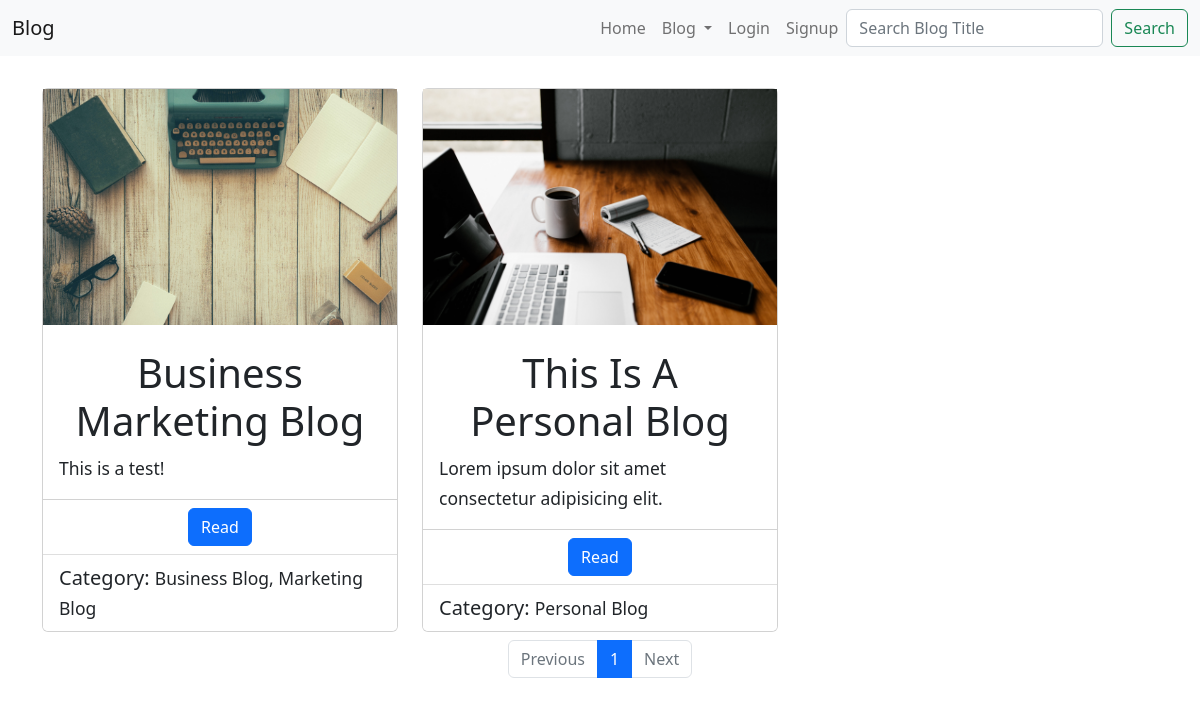
The page /search_following_blog/13/ on the database its author committed.
### post/models.py (models this page shows, shortened)
class Blog(models.Model):
    author=models.ForeignKey(UserProfile, on_delete=models.CASCADE)
    posted_date=models.DateTimeField(auto_now_add=True)
    updated_date=models.DateTimeField(auto_now=True)
    category=MultiSelectField(choices=CATEGORY_CHOICES,
                                 max_choices=4,
                                 max_length=100)
    blog_title=models.CharField(max_length=255, blank=False)
    blog_body=RichTextField(blank=False, null=False)
    summary=models.CharField(
        max_length=255, default="Summary was not provided :(")
    cover_image=models.ImageField(upload_to='covers', blank=True)
    likes=models.ManyToManyField(UserProfile, related_name='likers')
    views = models.ManyToManyField(IpAddress, related_name='views')

### authentication/views.py (the view)
# urls.py: path('search_following_blog/<int:pk>/', views.search_following_blog,name='search_following_blog'),
def search_following_blog(request,pk):
    following_profile = User.objects.get(pk=pk)
    following_user_profile = UserProfile.objects.get(user=following_profile)
    pagination = Paginator(Blog.objects.filter(author=following_user_profile).order_by('-posted_date'),per_page=6)
    try:
        current_page = int(request.GET.get('page',1))
    except:
        messages.error(request,"Page not found!")
        return redirect("post:latest_blogs")
    page_obj = pagination.get_page(current_page)
    page = pagination.page(current_page)
    my_dict = {
        "blogs":page_obj,
        "number_of_pages": pagination.num_pages,
        "pagination" : pagination,
        "page_has_next":page.has_next(),
        "page_has_previous":page.has_previous(),
        "current_page":current_page,
        "page_range": pagination.get_elided_page_range(current_page, on_each_side=3, on_ends=2)
    }
    return render(request,'post/latest_blogs.html',context=my_dict)

### templates/post/latest_blogs.html (shortened to what this page needs)
<!DOCTYPE html>
{% extends 'base.html' %} {% load crispy_forms_tags %} {% block bodyblock %}
<div class="row row-cols-1 row-cols-md-2 row-cols-lg-3 g-4 mt-2 mb-2">
  {% for blog in blogs %}
  <div class="col">
    <div class="card">
      {% if blog.cover_image %}
      <img src="{{blog.cover_image.url}}" alt="blog cover" class="round-3 img-fluid mb-2" />
      {% else %}
      <img src="/media/covers/retrosupply-jLwVAUtLOAQ-unsplash.jpg" alt="blog cover" class="round-3 img-fluid mb-2" />
      {% endif %}
      <div class="card-body">
        <h5 class="card-title display-6 text-center">{{blog.blog_title |title}}</h5>
        <p class="card-text lead"><small>{{blog.summary}}</small></p>
      </div>
      <ul class="list-group list-group-flush">
        <li class="list-group-item d-flex flex-row gap-2 justify-content-center">
          <a href="{% url 'post:read_blog' blog.id %}" class="btn btn-primary">Read</a>
        </li>
        <li class="list-group-item lead">Category: <small>{{blog.category|title}}</small></li>
      </ul>
    </div>
  </div>
  {% endfor %}
</div>
{% if blogs %}
<nav aria-label="Page navigation ">
  <ul class="pagination justify-content-center">
    <li class="page-item {% if not page_has_previous %} disabled {% endif %}">
      <a class="page-link" href="?page={{current_page|add:'-1'}}" tabindex="-1" aria-disabled="true">Previous</a>
    </li>
    {% for page_number in page_range %}
    <li class="page-item {% if current_page == page_number %}active{% endif %}"><a class="page-link"
        href="?page={{page_number}}">{{page_number}}</a></li>
    {% endfor %}
    <li class="page-item {% if not page_has_next %} disabled {% endif %}">
      <a class="page-link" href="?page={{current_page|add:'+1'}}">Next</a>
    </li>
  </ul>
</nav>
{% endif %}
{% endblock %}

### static/css/style.css (style rules this page uses)
img { max-width: 100%; height: auto !important; display: block; }

### rows shown on the page
Blog: blog_title "Business Marketing Blog", summary "This is a test!", category "Business Blog, Marketing Blog"
Blog: cover_image (picture), blog_title "This Is A Personal Blog", summary "Lorem ipsum dolor sit amet consectetur adipisicing elit.", category "Personal Blog"

### other values the page prints
{{ page_number }} "1"
